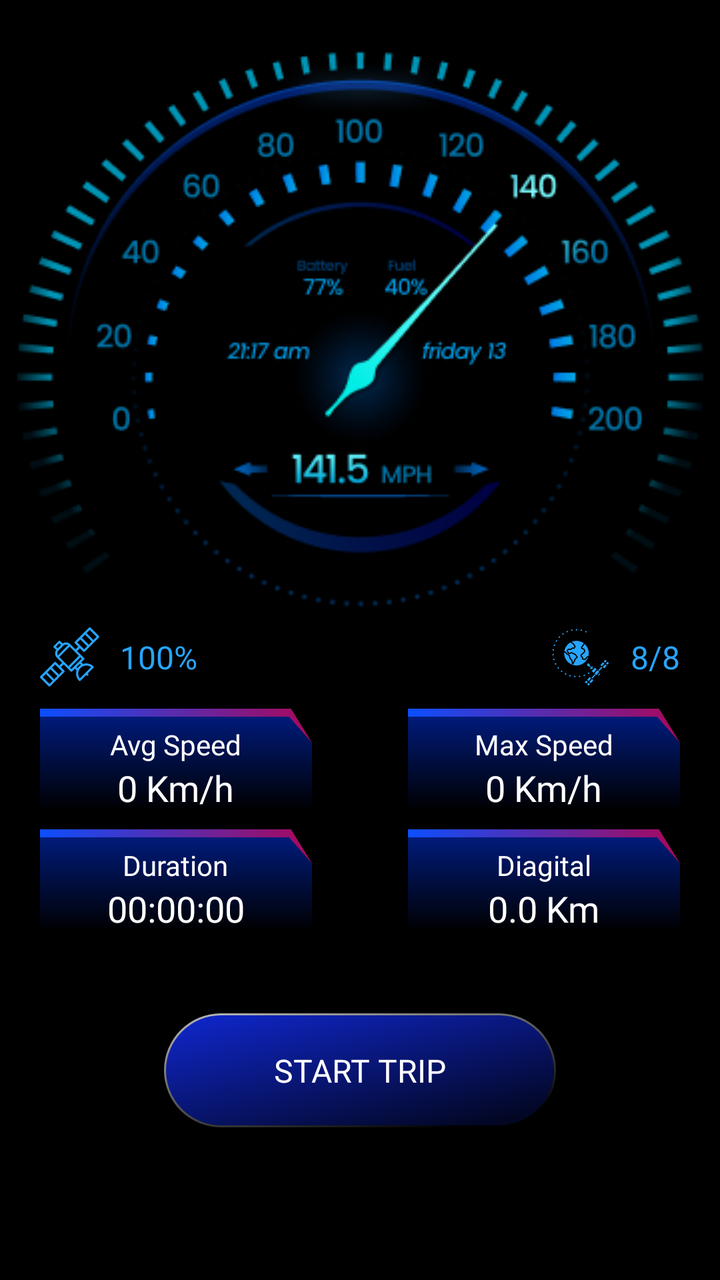
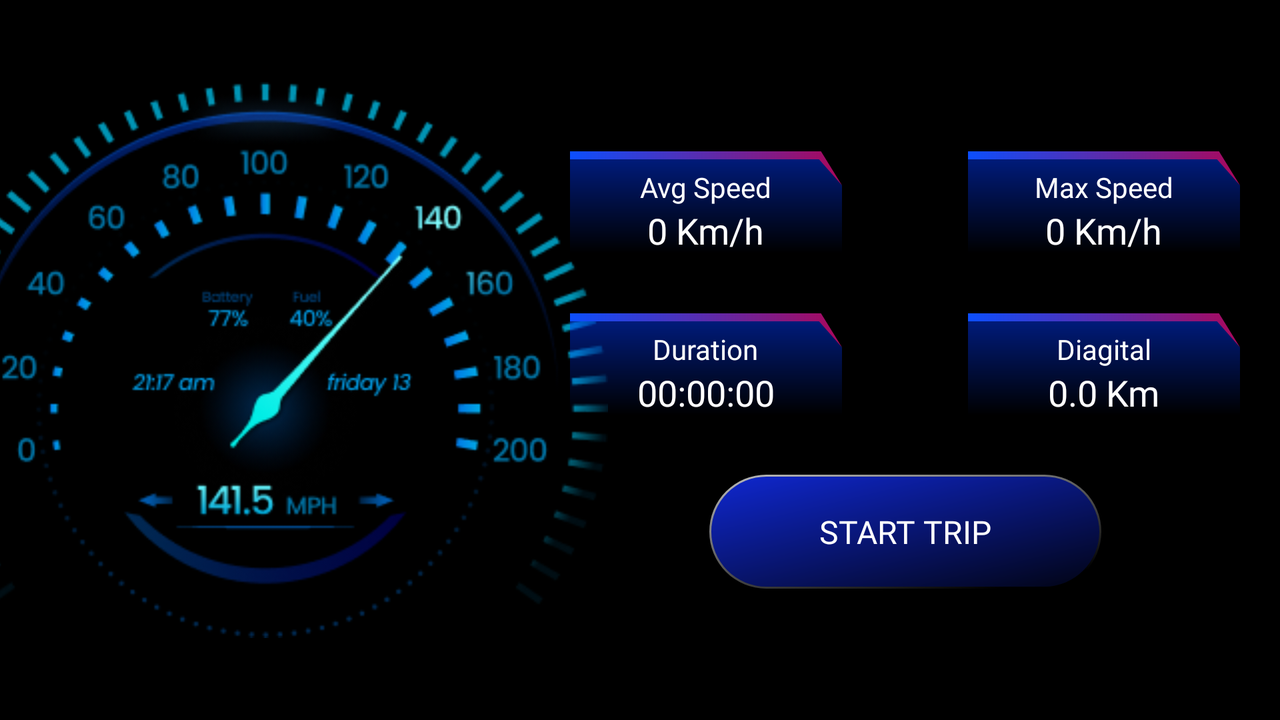

First picture: res/layout/ on a phone held upright. Second picture: the repository's own variant of that layout, on a device whose configuration matches the variant's folder. Source for both follows.
<!-- AndroidManifest.xml: application theme Theme.GpsSpeedometerProX -->
<!-- res/layout/fragment_analog.xml -->
<?xml version="1.0" encoding="utf-8"?>
<androidx.constraintlayout.widget.ConstraintLayout xmlns:android="http://schemas.android.com/apk/res/android"
    xmlns:app="http://schemas.android.com/apk/res-auto"
    android:layout_width="match_parent"
    android:layout_height="match_parent"
    android:background="@color/black">

    <ImageView
        android:id="@+id/img_clock"
        android:layout_width="wrap_content"
        android:layout_height="wrap_content"
        android:layout_marginTop="25dp"
        android:src="@drawable/clock_bground"
        app:layout_constraintBottom_toTopOf="@id/tv_gps"
        app:layout_constraintEnd_toEndOf="parent"
        app:layout_constraintStart_toStartOf="parent"
        app:layout_constraintTop_toTopOf="parent" />

    <TextView
        android:id="@+id/tv_gps"
        android:layout_width="wrap_content"
        android:layout_height="wrap_content"
        android:drawableLeft="@drawable/ic_gps"
        android:drawablePadding="10dp"
        android:fontFamily="@font/roboto_bold"
        android:gravity="center"
        android:paddingLeft="20dp"
        android:paddingTop="10dp"
        android:paddingBottom="10dp"
        android:text="100%"
        android:textColor="@color/text"
        android:textSize="16dp"
        app:layout_constraintBottom_toTopOf="@id/line1"
        app:layout_constraintStart_toStartOf="parent"
        app:layout_constraintTop_toBottomOf="@id/img_clock" />

    <TextView
        android:id="@+id/tv_globe"
        android:layout_width="wrap_content"
        android:layout_height="wrap_content"
        android:drawableLeft="@drawable/ic_globe"
        android:drawablePadding="10dp"
        android:fontFamily="@font/roboto_bold"
        android:gravity="center"
        android:paddingTop="10dp"
        android:paddingRight="20dp"
        android:paddingBottom="10dp"
        android:text="8/8"
        android:textColor="@color/text"
        android:textSize="16dp"
        app:layout_constraintBottom_toBottomOf="@id/tv_gps"
        app:layout_constraintEnd_toEndOf="parent"
        app:layout_constraintTop_toTopOf="@id/tv_gps" />

    <RelativeLayout
        android:id="@+id/line1"
        android:layout_width="match_parent"
        android:layout_height="wrap_content"
        android:paddingLeft="20dp"
        android:paddingRight="20dp"
        app:layout_constraintBottom_toTopOf="@id/line2"
        app:layout_constraintEnd_toEndOf="parent"
        app:layout_constraintStart_toStartOf="parent"
        app:layout_constraintTop_toBottomOf="@id/tv_gps">

        <LinearLayout
            android:layout_width="wrap_content"
            android:layout_height="wrap_content"
            android:layout_alignParentLeft="true"
            android:background="@drawable/ic_button_analog"
            android:gravity="center"
            android:orientation="vertical">

            <TextView
                android:layout_width="wrap_content"
                android:layout_height="wrap_content"
                android:fontFamily="@font/roboto_medium"
                android:text="@string/tv_avp_speed"
                android:textColor="@color/white"
                android:textSize="14dp" />

            <TextView
                android:id="@+id/tv_avg_speed"
                android:layout_width="wrap_content"
                android:layout_height="wrap_content"
                android:fontFamily="@font/roboto_medium"
                android:text="0 Km/h"
                android:textColor="@color/white"
                android:textSize="18dp" />
        </LinearLayout>

        <LinearLayout
            android:layout_width="wrap_content"
            android:layout_height="wrap_content"
            android:layout_alignParentRight="true"
            android:background="@drawable/ic_button_analog"
            android:gravity="center"
            android:orientation="vertical">

            <TextView
                android:layout_width="wrap_content"
                android:layout_height="wrap_content"
                android:fontFamily="@font/roboto_medium"
                android:text="@string/tv_max_speed"
                android:textColor="@color/white"
                android:textSize="14dp" />

            <TextView
                android:id="@+id/tv_max_speed"
                android:layout_width="wrap_content"
                android:layout_height="wrap_content"
                android:fontFamily="@font/roboto_medium"
                android:text="0 Km/h"
                android:textColor="@color/white"
                android:textSize="18dp" />
        </LinearLayout>
    </RelativeLayout>

    <RelativeLayout
        android:id="@+id/line2"
        android:layout_width="match_parent"
        android:layout_height="wrap_content"
        android:paddingLeft="20dp"
        android:paddingRight="20dp"
        app:layout_constraintBottom_toTopOf="@id/line0"
        app:layout_constraintEnd_toEndOf="parent"
        app:layout_constraintStart_toStartOf="parent"
        app:layout_constraintTop_toBottomOf="@id/line1">

        <LinearLayout
            android:layout_width="wrap_content"
            android:layout_height="wrap_content"
            android:layout_alignParentLeft="true"
            android:background="@drawable/ic_button_analog"
            android:gravity="center"
            android:orientation="vertical">

            <TextView
                android:layout_width="wrap_content"
                android:layout_height="wrap_content"
                android:fontFamily="@font/roboto_medium"
                android:text="@string/tv_duration"
                android:textColor="@color/white"
                android:textSize="14dp" />

            <TextView
                android:id="@+id/tv_duration"
                android:layout_width="wrap_content"
                android:layout_height="wrap_content"
                android:fontFamily="@font/roboto_medium"
                android:text="00:00:00"
                android:textColor="@color/white"
                android:textSize="18dp" />
        </LinearLayout>

        <LinearLayout
            android:layout_width="wrap_content"
            android:layout_height="wrap_content"
            android:layout_alignParentRight="true"
            android:background="@drawable/ic_button_analog"
            android:gravity="center"
            android:orientation="vertical">

            <TextView
                android:layout_width="wrap_content"
                android:layout_height="wrap_content"
                android:fontFamily="@font/roboto_medium"
                android:text="@string/tv_digital"
                android:textColor="@color/white"
                android:textSize="14dp" />

            <TextView
                android:id="@+id/tv_digital"
                android:layout_width="wrap_content"
                android:layout_height="wrap_content"
                android:fontFamily="@font/roboto_medium"
                android:text="0.0 Km"
                android:textColor="@color/white"
                android:textSize="18dp" />
        </LinearLayout>
    </RelativeLayout>

    <androidx.constraintlayout.widget.ConstraintLayout
        android:id="@+id/line0"
        android:layout_width="match_parent"
        android:layout_height="120dp"
        android:layout_marginBottom="45dp"
        android:paddingLeft="40dp"
        android:paddingRight="40dp"
        app:layout_constraintBottom_toBottomOf="parent">

        <Button
            android:id="@+id/bt_start_trip"
            android:layout_width="wrap_content"
            android:layout_height="wrap_content"
            android:background="@drawable/ic_button_start_trip1"
            android:fontFamily="@font/roboto_medium"
            android:text="@string/tv_start_trip"
            android:textColor="@color/white"
            android:textSize="16dp"
            app:layout_constraintBottom_toBottomOf="parent"
            app:layout_constraintEnd_toEndOf="parent"
            app:layout_constraintStart_toStartOf="parent"
            app:layout_constraintTop_toTopOf="parent" />

        <Button
            android:id="@+id/bt_resume"
            android:layout_width="73dp"
            android:layout_height="wrap_content"
            android:background="@drawable/ic_resume"
            android:fontFamily="@font/roboto_medium"
            android:gravity="center"
            android:text="@string/tv_resume"
            android:textColor="@color/white"
            android:textSize="14dp"
            android:visibility="gone"
            app:layout_constraintBottom_toBottomOf="parent"
            app:layout_constraintStart_toStartOf="parent"
            app:layout_constraintTop_toTopOf="parent" />

        <Button
            android:id="@+id/bt_stop"
            android:layout_width="73dp"
            android:layout_height="wrap_content"
            android:background="@drawable/ic_stop"
            android:fontFamily="@font/roboto_medium"
            android:gravity="center"
            android:text="@string/tv_stop"
            android:textColor="@color/white"
            android:textSize="14dp"
            android:visibility="gone"
            app:layout_constraintBottom_toBottomOf="parent"
            app:layout_constraintEnd_toEndOf="parent"
            app:layout_constraintTop_toTopOf="parent" />

    </androidx.constraintlayout.widget.ConstraintLayout>


</androidx.constraintlayout.widget.ConstraintLayout>
<!-- resources referenced by this layout -->
<resources>
  <color name="black">#FF000000</color>
  <color name="text">#27A4FF</color>
  <color name="white">#FFFFFFFF</color>
  <!-- drawable ic_button_analog (drawable) -->
  <vector xmlns:android="http://schemas.android.com/apk/res/android"
      xmlns:aapt="http://schemas.android.com/aapt"
      android:width="136dp"
      android:height="60dp"
      android:viewportWidth="136"
      android:viewportHeight="60">
    <path
        android:pathData="M124.85,2H0V60H136V17L124.85,2Z">
      <aapt:attr name="android:fillColor">
        <gradient 
            android:startY="2"
            android:startX="66.9926"
            android:endY="79"
            android:endX="66.9926"
            android:type="linear">
          <item android:offset="0" android:color="#7F0038FF"/>
          <item android:offset="0.635417" android:color="#002353FF"/>
        </gradient>
      </aapt:attr>
    </path>
    <path
        android:pathData="M125.5,0H0V4H124.5L136,17L125.5,0Z">
      <aapt:attr name="android:fillColor">
        <gradient 
            android:startY="1.03032"
            android:startX="-0.489207"
            android:endY="1.03032"
            android:endX="146.763"
            android:type="linear">
          <item android:offset="0" android:color="#FF0B4FFE"/>
          <item android:offset="1" android:color="#FFB7024E"/>
        </gradient>
      </aapt:attr>
    </path>
  </vector>
  <!-- drawable ic_stop (drawable) -->
  <vector xmlns:android="http://schemas.android.com/apk/res/android"
      xmlns:aapt="http://schemas.android.com/aapt"
      android:width="73dp"
      android:height="73dp"
      android:viewportWidth="73"
      android:viewportHeight="73">
    <path
        android:pathData="M36.5,36.5m-36.5,0a36.5,36.5 0,1 1,73 0a36.5,36.5 0,1 1,-73 0">
      <aapt:attr name="android:fillColor">
        <gradient 
            android:startY="-33.0616"
            android:startX="-7.2745"
            android:endY="88.0802"
            android:endX="80.2726"
            android:type="linear">
          <item android:offset="0" android:color="#FFFFFFFF"/>
          <item android:offset="0.813887" android:color="#FF000000"/>
        </gradient>
      </aapt:attr>
    </path>
    <path
        android:pathData="M71.8413,36.2104a35.631,35.3413 89.9997,1 0,-70.6826 -0a35.631,35.3413 89.9997,1 0,70.6826 -0z">
      <aapt:attr name="android:fillColor">
        <gradient 
            android:startY="83.0001"
            android:startX="66.99998"
            android:endY="-5.417101"
            android:endX="-8.1853"
            android:type="linear">
          <item android:offset="0" android:color="#CCFF0000"/>
          <item android:offset="1" android:color="#FF000000"/>
        </gradient>
      </aapt:attr>
    </path>
  </vector>
  <string name="tv_avp_speed">Avg Speed</string>
  <string name="tv_digital">Diagital</string>
  <string name="tv_duration">Duration</string>
  <string name="tv_max_speed">Max Speed</string>
  <string name="tv_resume">RESUME</string>
  <string name="tv_start_trip">START TRIP</string>
  <string name="tv_stop">STOP</string>
  <style name="Theme.GpsSpeedometerProX" parent="Theme.AppCompat.DayNight.NoActionBar">
          
          <item name="colorPrimary">@color/purple_500</item>
          <item name="colorPrimaryVariant">@color/purple_700</item>
          <item name="colorOnPrimary">@color/white</item>
          
          <item name="colorSecondary">@color/teal_200</item>
          <item name="colorSecondaryVariant">@color/teal_700</item>
          <item name="colorOnSecondary">@color/black</item>
          
          <item name="android:statusBarColor" tools:targetApi="l">?attr/colorPrimaryVariant</item>
          
      </style>
  <color name="purple_500">#FF6200EE</color>
  <color name="purple_700">#000000</color>
  <color name="teal_200">#FF03DAC5</color>
  <color name="teal_700">#FF018786</color>
  <!-- some entries are left out for length -->
</resources>
<!-- res/layout-land/fragment_analog.xml (the repository's variant of the layout above) -->
<!-- drawn on the phone turned sideways -->
<?xml version="1.0" encoding="utf-8"?>
<androidx.constraintlayout.widget.ConstraintLayout xmlns:android="http://schemas.android.com/apk/res/android"
    xmlns:app="http://schemas.android.com/apk/res-auto"
    android:layout_width="match_parent"
    android:layout_height="match_parent"
    android:background="@color/black">

    <ImageView
        android:id="@+id/img_clock"
        android:layout_width="wrap_content"
        android:layout_height="wrap_content"
        android:src="@drawable/clock_bground"
        app:layout_constraintBottom_toBottomOf="parent"
        app:layout_constraintEnd_toStartOf="@id/line1"
        app:layout_constraintStart_toStartOf="parent"
        app:layout_constraintTop_toTopOf="parent" />

    <RelativeLayout
        android:id="@+id/line1"
        android:layout_width="0dp"
        android:layout_height="wrap_content"
        android:layout_marginTop="55dp"
        android:paddingLeft="20dp"
        android:paddingRight="20dp"
        app:layout_constraintBottom_toTopOf="@id/line2"
        app:layout_constraintEnd_toEndOf="parent"
        app:layout_constraintStart_toStartOf="@id/line0"
        app:layout_constraintTop_toTopOf="parent">

        <LinearLayout
            android:layout_width="wrap_content"
            android:layout_height="wrap_content"
            android:layout_alignParentLeft="true"
            android:background="@drawable/ic_button_analog"
            android:gravity="center"
            android:orientation="vertical">

            <TextView
                android:layout_width="wrap_content"
                android:layout_height="wrap_content"
                android:fontFamily="@font/roboto_medium"
                android:text="@string/tv_avp_speed"
                android:textColor="@color/white"
                android:textSize="14dp" />

            <TextView
                android:id="@+id/tv_avg_speed"
                android:layout_width="wrap_content"
                android:layout_height="wrap_content"
                android:fontFamily="@font/roboto_medium"
                android:text="0 Km/h"
                android:textColor="@color/white"
                android:textSize="18dp" />
        </LinearLayout>

        <LinearLayout
            android:layout_width="wrap_content"
            android:layout_height="wrap_content"
            android:layout_alignParentRight="true"
            android:background="@drawable/ic_button_analog"
            android:gravity="center"
            android:orientation="vertical">

            <TextView
                android:layout_width="wrap_content"
                android:layout_height="wrap_content"
                android:fontFamily="@font/roboto_medium"
                android:text="@string/tv_max_speed"
                android:textColor="@color/white"
                android:textSize="14dp" />

            <TextView
                android:id="@+id/tv_max_speed"
                android:layout_width="wrap_content"
                android:layout_height="wrap_content"
                android:fontFamily="@font/roboto_medium"
                android:text="0 Km/h"
                android:textColor="@color/white"
                android:textSize="18dp" />
        </LinearLayout>
    </RelativeLayout>

    <RelativeLayout
        android:id="@+id/line2"
        android:layout_width="0dp"
        android:layout_height="wrap_content"
        android:paddingLeft="20dp"
        android:paddingRight="20dp"
        app:layout_constraintBottom_toTopOf="@id/line0"
        app:layout_constraintEnd_toEndOf="parent"
        app:layout_constraintStart_toStartOf="@id/line0"
        app:layout_constraintTop_toBottomOf="@id/line1">

        <LinearLayout
            android:layout_width="wrap_content"
            android:layout_height="wrap_content"
            android:layout_alignParentLeft="true"
            android:background="@drawable/ic_button_analog"
            android:gravity="center"
            android:orientation="vertical">

            <TextView
                android:layout_width="wrap_content"
                android:layout_height="wrap_content"
                android:fontFamily="@font/roboto_medium"
                android:text="@string/tv_duration"
                android:textColor="@color/white"
                android:textSize="14dp" />

            <TextView
                android:id="@+id/tv_duration"
                android:layout_width="wrap_content"
                android:layout_height="wrap_content"
                android:fontFamily="@font/roboto_medium"
                android:text="00:00:00"
                android:textColor="@color/white"
                android:textSize="18dp" />
        </LinearLayout>

        <LinearLayout
            android:layout_width="wrap_content"
            android:layout_height="wrap_content"
            android:layout_alignParentRight="true"
            android:background="@drawable/ic_button_analog"
            android:gravity="center"
            android:orientation="vertical">

            <TextView
                android:layout_width="wrap_content"
                android:layout_height="wrap_content"
                android:fontFamily="@font/roboto_medium"
                android:text="@string/tv_digital"
                android:textColor="@color/white"
                android:textSize="14dp" />

            <TextView
                android:id="@+id/tv_digital"
                android:layout_width="wrap_content"
                android:layout_height="wrap_content"
                android:fontFamily="@font/roboto_medium"
                android:text="0.0 Km"
                android:textColor="@color/white"
                android:textSize="18dp" />
        </LinearLayout>
    </RelativeLayout>

    <androidx.constraintlayout.widget.ConstraintLayout
        android:id="@+id/line0"
        android:layout_width="375dp"
        android:layout_height="wrap_content"
        android:layout_marginBottom="45dp"
        android:paddingLeft="40dp"
        android:paddingRight="40dp"
        app:layout_constraintBottom_toBottomOf="parent"
        app:layout_constraintEnd_toEndOf="parent"
        app:layout_constraintTop_toBottomOf="@id/line2">

        <Button
            android:id="@+id/bt_start_trip"
            android:layout_width="wrap_content"
            android:layout_height="wrap_content"
            android:background="@drawable/ic_button_start_trip1"
            android:fontFamily="@font/roboto_medium"
            android:text="@string/tv_start_trip"
            android:textColor="@color/white"
            android:textSize="16dp"
            app:layout_constraintBottom_toBottomOf="parent"
            app:layout_constraintEnd_toEndOf="parent"
            app:layout_constraintStart_toStartOf="parent" />

        <Button
            android:id="@+id/bt_resume"
            android:layout_width="73dp"
            android:layout_height="wrap_content"
            android:background="@drawable/ic_resume"
            android:fontFamily="@font/roboto_medium"
            android:gravity="center"
            android:text="@string/tv_resume"
            android:textColor="@color/white"
            android:textSize="14dp"
            android:visibility="gone"
            app:layout_constraintBottom_toBottomOf="parent"
            app:layout_constraintStart_toStartOf="parent"
            app:layout_constraintTop_toTopOf="parent" />

        <Button
            android:id="@+id/bt_stop"
            android:layout_width="73dp"
            android:layout_height="wrap_content"
            android:background="@drawable/ic_stop"
            android:fontFamily="@font/roboto_medium"
            android:gravity="center"
            android:text="@string/tv_stop"
            android:textColor="@color/white"
            android:textSize="14dp"
            android:visibility="gone"
            app:layout_constraintBottom_toBottomOf="parent"
            app:layout_constraintEnd_toEndOf="parent"
            app:layout_constraintTop_toTopOf="parent" />

    </androidx.constraintlayout.widget.ConstraintLayout>


</androidx.constraintlayout.widget.ConstraintLayout>
<!-- resources referenced by the variant -->
<!-- as the phone turned sideways resolves them -->
<resources>
  <color name="black">#FF000000</color>
  <color name="white">#FFFFFFFF</color>
  <!-- drawable ic_button_analog (drawable) -->
  <vector xmlns:android="http://schemas.android.com/apk/res/android"
      xmlns:aapt="http://schemas.android.com/aapt"
      android:width="136dp"
      android:height="60dp"
      android:viewportWidth="136"
      android:viewportHeight="60">
    <path
        android:pathData="M124.85,2H0V60H136V17L124.85,2Z">
      <aapt:attr name="android:fillColor">
        <gradient 
            android:startY="2"
            android:startX="66.9926"
            android:endY="79"
            android:endX="66.9926"
            android:type="linear">
          <item android:offset="0" android:color="#7F0038FF"/>
          <item android:offset="0.635417" android:color="#002353FF"/>
        </gradient>
      </aapt:attr>
    </path>
    <path
        android:pathData="M125.5,0H0V4H124.5L136,17L125.5,0Z">
      <aapt:attr name="android:fillColor">
        <gradient 
            android:startY="1.03032"
            android:startX="-0.489207"
            android:endY="1.03032"
            android:endX="146.763"
            android:type="linear">
          <item android:offset="0" android:color="#FF0B4FFE"/>
          <item android:offset="1" android:color="#FFB7024E"/>
        </gradient>
      </aapt:attr>
    </path>
  </vector>
  <!-- drawable ic_stop (drawable) -->
  <vector xmlns:android="http://schemas.android.com/apk/res/android"
      xmlns:aapt="http://schemas.android.com/aapt"
      android:width="73dp"
      android:height="73dp"
      android:viewportWidth="73"
      android:viewportHeight="73">
    <path
        android:pathData="M36.5,36.5m-36.5,0a36.5,36.5 0,1 1,73 0a36.5,36.5 0,1 1,-73 0">
      <aapt:attr name="android:fillColor">
        <gradient 
            android:startY="-33.0616"
            android:startX="-7.2745"
            android:endY="88.0802"
            android:endX="80.2726"
            android:type="linear">
          <item android:offset="0" android:color="#FFFFFFFF"/>
          <item android:offset="0.813887" android:color="#FF000000"/>
        </gradient>
      </aapt:attr>
    </path>
    <path
        android:pathData="M71.8413,36.2104a35.631,35.3413 89.9997,1 0,-70.6826 -0a35.631,35.3413 89.9997,1 0,70.6826 -0z">
      <aapt:attr name="android:fillColor">
        <gradient 
            android:startY="83.0001"
            android:startX="66.99998"
            android:endY="-5.417101"
            android:endX="-8.1853"
            android:type="linear">
          <item android:offset="0" android:color="#CCFF0000"/>
          <item android:offset="1" android:color="#FF000000"/>
        </gradient>
      </aapt:attr>
    </path>
  </vector>
  <string name="tv_avp_speed">Avg Speed</string>
  <string name="tv_digital">Diagital</string>
  <string name="tv_duration">Duration</string>
  <string name="tv_max_speed">Max Speed</string>
  <string name="tv_resume">RESUME</string>
  <string name="tv_start_trip">START TRIP</string>
  <string name="tv_stop">STOP</string>
  <style name="Theme.GpsSpeedometerProX" parent="Theme.AppCompat.DayNight.NoActionBar">
          
          <item name="colorPrimary">@color/purple_500</item>
          <item name="colorPrimaryVariant">@color/purple_700</item>
          <item name="colorOnPrimary">@color/white</item>
          
          <item name="colorSecondary">@color/teal_200</item>
          <item name="colorSecondaryVariant">@color/teal_700</item>
          <item name="colorOnSecondary">@color/black</item>
          
          <item name="android:statusBarColor" tools:targetApi="l">?attr/colorPrimaryVariant</item>
          
      </style>
  <color name="purple_500">#FF6200EE</color>
  <color name="purple_700">#000000</color>
  <color name="teal_200">#FF03DAC5</color>
  <color name="teal_700">#FF018786</color>
  <!-- some entries are left out for length -->
</resources>
